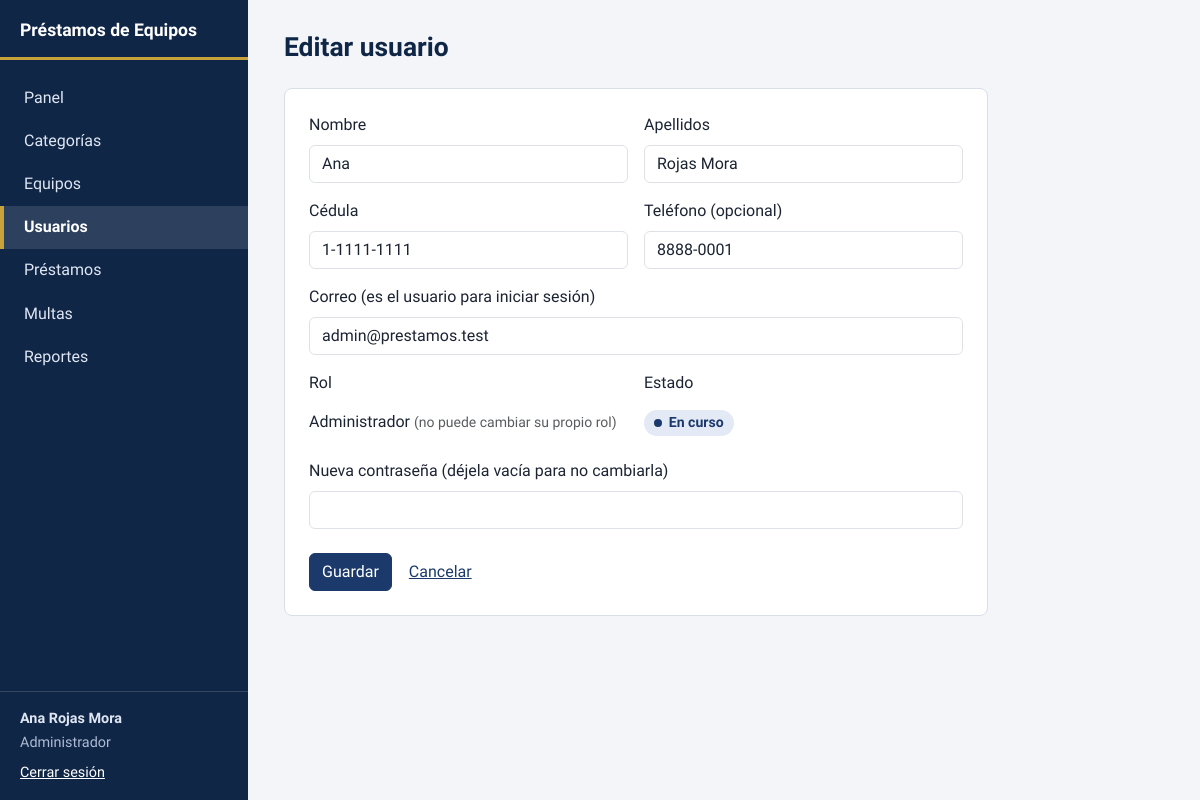
Screenshot of /modules/usuarios/form.php?id=1 (signed in) with the database file from the repository.
### tables this page shows
CREATE TABLE usuarios (
    id_usuario      INT UNSIGNED     NOT NULL AUTO_INCREMENT,
    nombre          VARCHAR(60)      NOT NULL,
    apellidos       VARCHAR(80)      NOT NULL,
    cedula          VARCHAR(20)      NOT NULL,
    correo          VARCHAR(100)     NOT NULL,
    telefono        VARCHAR(20)      NULL,
    password_hash   VARCHAR(255)     NOT NULL,
    id_rol          TINYINT UNSIGNED NOT NULL,
    estado          ENUM('activo','inactivo') NOT NULL DEFAULT 'activo',
    fecha_registro  DATETIME         NOT NULL DEFAULT CURRENT_TIMESTAMP,
    PRIMARY KEY (id_usuario),
    UNIQUE KEY uq_usuarios_cedula (cedula),
    UNIQUE KEY uq_usuarios_correo (correo),
    KEY idx_usuarios_rol (id_rol),
    CONSTRAINT fk_usuarios_rol FOREIGN KEY (id_rol)
        REFERENCES roles (id_rol)
        ON UPDATE CASCADE ON DELETE RESTRICT
);

### includes/auth.php (called while the page is built, shortened)
<?php
function usuario_actual(): ?array
{
    return $_SESSION['usuario'] ?? null;
}

### modules/usuarios/form.php (the view, shortened to what this page needs)
<?php
$pdo   = db();
$yo    = usuario_actual()['id'];
$id    = (int) ($_GET['id'] ?? $_POST['id'] ?? 0);
$us = ['nombre' => '', 'apellidos' => '', 'cedula' => '', 'correo' => '', 'telefono' => '', 'id_rol' => '', 'estado' => 'activo'];
if ($id) {
    $stmt = $pdo->prepare(
        "SELECT u.*, r.nombre AS rol FROM usuarios u JOIN roles r ON r.id_rol = u.id_rol WHERE u.id_usuario = :id"
    );
    $stmt->execute([':id' => $id]);
    $us = $stmt->fetch();
}
$esMismo = $id === $yo;
require __DIR__ . '/../../includes/header.php';
?>
<form method="post" class="panel form-estrecho" autocomplete="off">
  <div class="row g-3">
    <div class="col-md-6">
      <label class="form-label" for="nombre">Nombre</label>
      <input class="form-control" id="nombre" name="nombre" maxlength="60" required value="<?= e($us['nombre']) ?>">
    </div>
    <div class="col-md-6">
      <label class="form-label" for="apellidos">Apellidos</label>
      <input class="form-control" id="apellidos" name="apellidos" maxlength="80" required value="<?= e($us['apellidos']) ?>">
    </div>
    <div class="col-md-6">
      <label class="form-label" for="cedula">Cédula</label>
      <input class="form-control" id="cedula" name="cedula" maxlength="20" required value="<?= e($us['cedula']) ?>" placeholder="1-1234-5678">
    </div>
    <div class="col-md-6">
      <label class="form-label" for="telefono">Teléfono (opcional)</label>
      <input class="form-control" id="telefono" name="telefono" maxlength="20" value="<?= e($us['telefono']) ?>">
    </div>
    <div class="col-12">
      <label class="form-label" for="correo">Correo (es el usuario para iniciar sesión)</label>
      <input class="form-control" type="email" id="correo" name="correo" maxlength="100" required value="<?= e($us['correo']) ?>">
    </div>
    <div class="col-md-6">
      <label class="form-label" for="id_rol">Rol</label>
      <?php if ($esMismo): ?>
        <div class="form-control-plaintext">Administrador <small class="text-muted">(no puede cambiar su propio rol)</small></div>
      <?php endif; ?>
    </div>
    <div class="col-md-6">
      <label class="form-label" for="estado">Estado</label>
      <?php if ($esMismo): ?>
        <div class="form-control-plaintext"><?= estado_badge('activo') ?></div>
      <?php endif; ?>
    </div>
    <div class="col-12">
      <label class="form-label" for="clave"><?= $id ? 'Nueva contraseña (déjela vacía para no cambiarla)' : 'Contraseña (mínimo 8 caracteres)' ?></label>
      <input class="form-control" type="password" id="clave" name="clave" minlength="8" <?= $id ? '' : 'required' ?> autocomplete="new-password">
    </div>
  </div>
  <div class="mt-4">
    <button class="btn btn-primary" type="submit">Guardar</button>
    <a class="btn btn-link" href="index.php">Cancelar</a>
  </div>
</form>
<?php require __DIR__ . '/../../includes/footer.php'; ?>

### assets/css/style.css (style rules this page uses)
:root { --navy-900: #102647; --navy-700: #1b3a6b; --gold: #c8a23a; --paper: #f3f5f8; --surface: #ffffff; --ink: #1c2433; --muted: #5b6578; --line: #d9dee7; --ok: #1e7a57; --ok-bg: #e4f3ec; --warn: #8a5a0b; --warn-bg: #fbf0d9; --bad: #a8221a; --bad-bg: #fbe5e3; --neutral: #4a5568; --neutral-bg: #e8ecf2; --info: #1b3a6b; --info-bg: #e3eaf6; --bs-primary: #1b3a6b; --bs-primary-rgb: 27, 58, 107; --bs-link-color: #1b3a6b; --bs-link-hover-color: #102647; --bs-body-font-family: "Atkinson Hyperlegible", system-ui, "Segoe UI", Roboto, sans-serif; --bs-body-color: var(--ink); }
body { background: var(--paper); font-variant-numeric: tabular-nums; }
.btn-primary { --bs-btn-bg: #1b3a6b; --bs-btn-border-color: #1b3a6b; --bs-btn-hover-bg: #142d54; --bs-btn-hover-border-color: #142d54; --bs-btn-active-bg: #102647; --bs-btn-active-border-color: #102647; --bs-btn-disabled-bg: #1b3a6b; --bs-btn-disabled-border-color: #1b3a6b; }
.panel { background: var(--surface); border: 1px solid var(--line); border-radius: .5rem; padding: 1.5rem; }
.form-estrecho { max-width: 44rem; }

### rows the page displays
usuarios: nombre "Ana", apellidos "Rojas Mora", cedula "1-1111-1111", telefono "8888-0001", correo "admin@prestamos.test"

### other values shown
APP_NAME "Préstamos de Equipos"
$texto "Panel"
$texto "Categorías"
$texto "Equipos"
$texto "Usuarios"
$texto "Préstamos"
$texto "Multas"
$texto "Reportes"
$u['nombre'] "Ana Rojas Mora"
$u['rol'] "Administrador"
$titulo "Editar usuario"
$texto "En curso"
